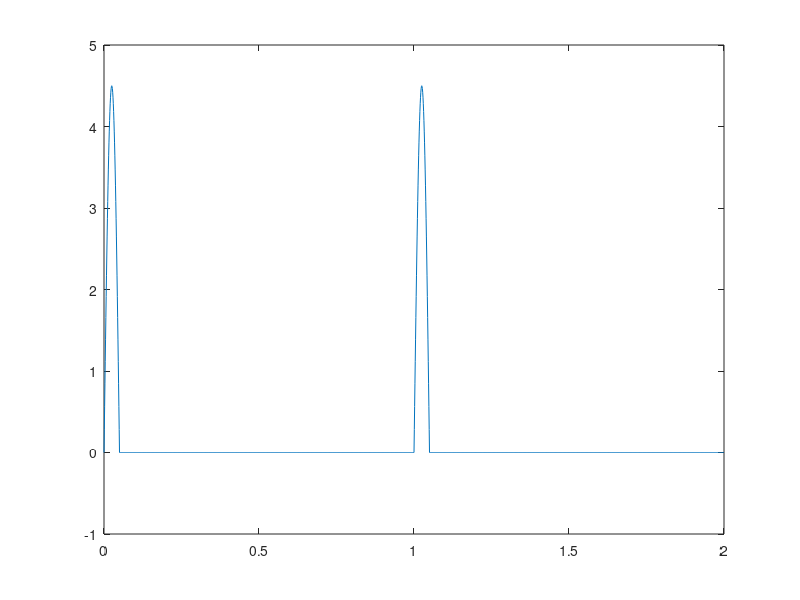

Recreate this plot in MATLAB.
clear; clc; clf;

timeStep = 0.001;
endTime = 2;
F = 10; %Hz
w = F*2*pi;
period = 1/F;
pulse = 1; %pulse interval


I = 0;
p=0;

for t = 0:timeStep:endTime
    if t> I+period/2;
        I=I+pulse;
    end
    p=p+1;
    time(p) = t;
    if t > I
        V(p) = 4.5*sin(w*(t-I));
    else
        V(p) = 0;
    end
    
    
end


plot(time,V)















